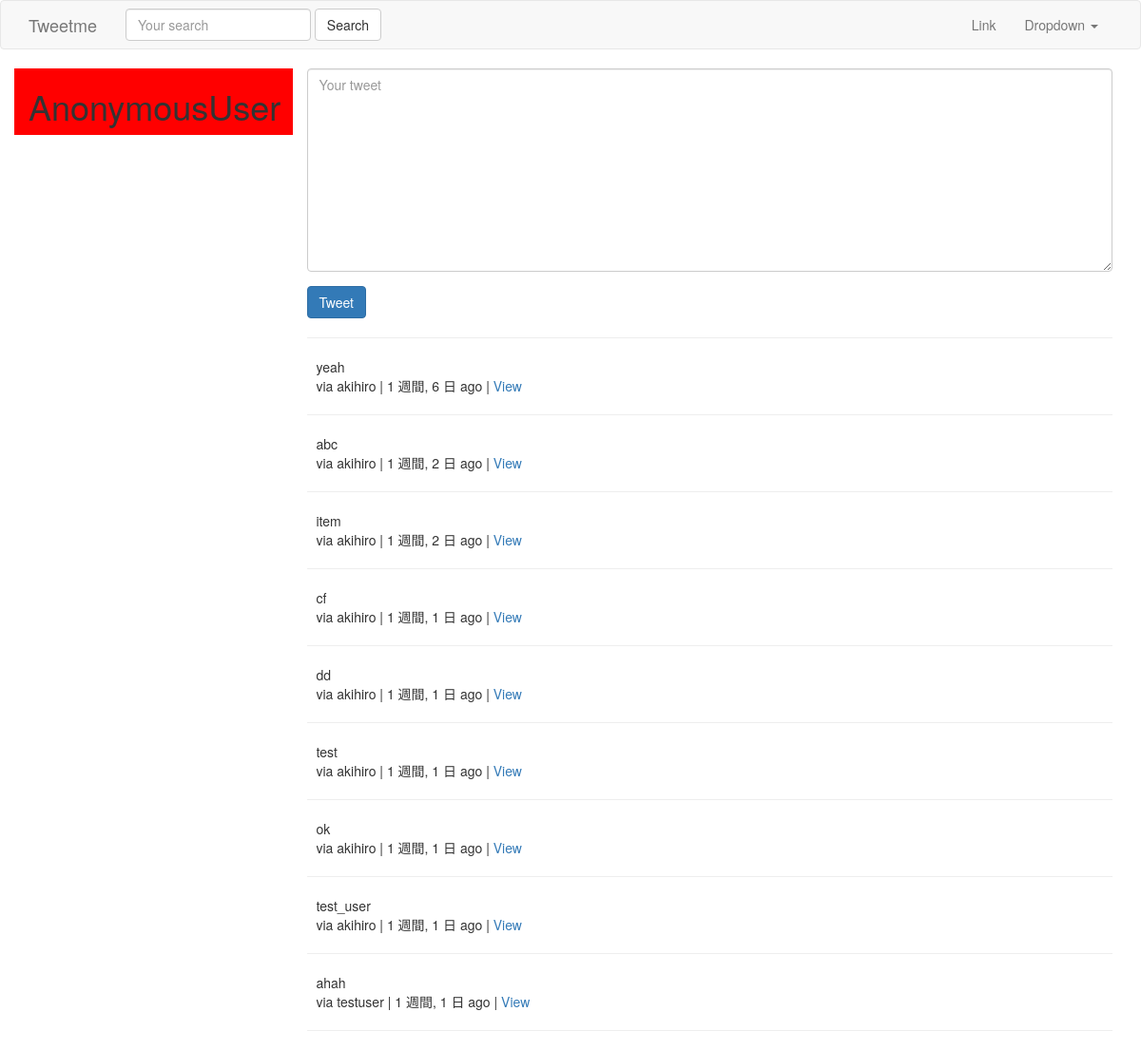
The app's page /, older data.
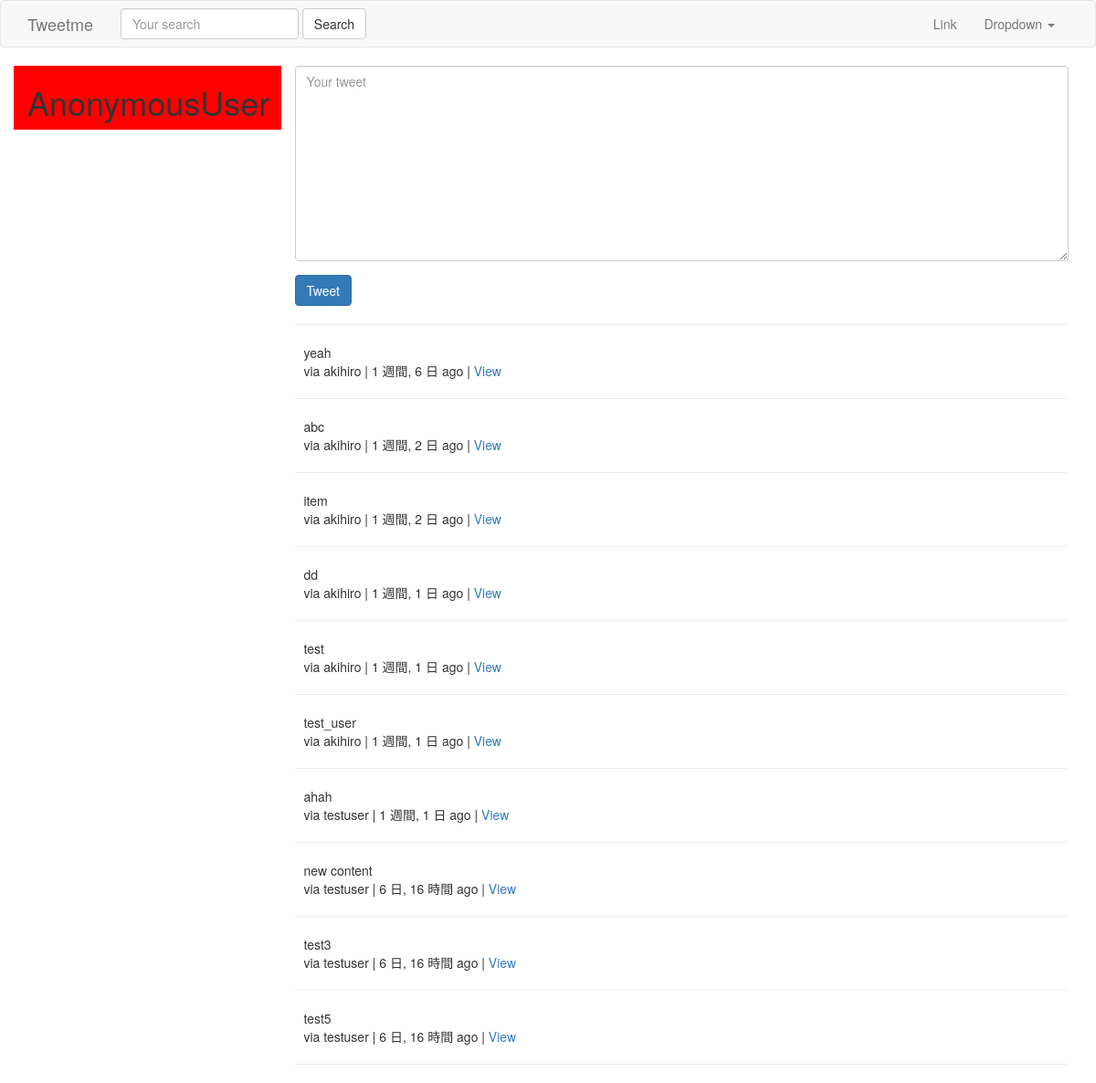
The same page, newer data.
### tweets/models.py (models this page shows, shortened)
class Tweet(models.Model):
    user = models.ForeignKey(settings.AUTH_USER_MODEL, on_delete=models.CASCADE)
    content = models.CharField(max_length=140, validators=[validate_content])
    updated = models.DateTimeField(auto_now=True)
    timestamp = models.DateTimeField(auto_now_add=True)
    def get_absolute_url(self):
        return reverse('tweet:detail', kwargs={'pk': self.pk})

### tweets/views.py (the view)
# urls.py: url(r'^$', TweetListView.as_view(), name='home'),
class TweetListView(ListView):
    def get_queryset(self, *args, **kwargs):
        qs = Tweet.objects.all()
        print(self.request.GET)
        query = self.request.GET.get('q', None)
        if query is not None:
            qs = qs.filter(
                Q(content__icontains=query) |
                Q(user__username__icontains=query)
                )
        return qs
    def get_context_data(self, *args, **kwargs):
        context = super(TweetListView, self).get_context_data(*args, **kwargs)
        context['create_form'] = TweetModelForm()
        context['create_url'] = reverse_lazy('tweet:create')
        return context

### tweets/forms.py
class TweetModelForm(forms.ModelForm):
    content = forms.CharField(label='', widget=forms.Textarea(attrs={'placeholder': 'Your tweet', 'class': 'form-control'}))
    class Meta:
        model = Tweet
        fields = [
            'content'
        ]

### tweets/templates/tweets/tweet_list.html (shortened to what this page needs)
{% extends 'base.html' %}
{% block content %}
    <div class="row">
        <div class="col-sm-3 col-xs-12" style="background-color: red;">
            <h1>{{ request.user }}</h1>
        </div>
        <div class="col-sm-9">
            {% if not request.GET.q %}
            <div class="">
                {% include "tweets/form.html" with form=create_form action_url=create_url btn_title="Tweet" %}
            <hr>
            </div>
            {% endif %}
            {% for object in object_list %}
                <div class="media">
                    <div class="media-left">
                    </div>
                    <div class="media-body">
                        {{ object.content }}<br/>
                        via {{ object.user }} | {{ object.timestamp | timesince }} ago | <a href="{{ object.get_absolute_url }}">View</a>
                    </div>
                </div>
                <hr />
            {% empty %}
                {% if request.GET.q %}
                    <p>No Tweet, found.</p>
                {% else %}
                    <p>No Tweet, yet.</p>
                {% endif %}
            {% endfor %}
        </div>
    </div>
{% endblock content %}

### templates/base.html (shortened to what this page needs)
{% load static %}
<!DOCTYPE html>
<html lang="en">
  <head>
    <link href="{% static 'css/bootstrap.min.css' %}" rel="stylesheet">
  </head>
  <body>
    {% include "navbar.html" %}
    <div class="container">
        {% block content %}
        {% endblock content %}
    </div>
  </body>
</html>

### templates/navbar.html (shortened to what this page needs)
<nav class="navbar navbar-default">
    <div class="container">
      <div class="navbar-header">
        <a class="navbar-brand" href="{% url 'home' %}">Tweetme</a>
      </div>
      {% include 'tweets/search_form.html' %}
      <div class="collapse navbar-collapse" id="bs-example-navbar-collapse-1">
        <ul class="nav navbar-nav navbar-right">
          <li><a href="#">Link</a></li>
          <li class="dropdown">
            <a href="#" class="dropdown-toggle" data-toggle="dropdown" role="button" aria-haspopup="true" aria-expanded="false">Dropdown <span class="caret"></span></a>
          </li>
        </ul>
      </div>
    </div>
  </nav>

### tweets/templates/tweets/search_form.html
<form class="navbar-form navbar-left" method="GET" action="{% url 'tweet:list' %}">
    <div class="form-group">
        <input class="form-control" type="text" name="q" placeholder="Your search" value="{{ request.GET.q }}" />
    </div>
    <input class="btn btn-default" type="submit" value="Search" />
</form>

### tweets/templates/tweets/form.html (shortened to what this page needs)
{% load crispy_forms_tags %}
<form class="form" method="POST" action="{% if action_url %}{{ action_url }}{% endif %}">
    {{ form|crispy }}
    <input class="btn btn-primary" type="submit" value="{{ btn_title }}" />
</form>

Row changes from the older to the newer data that the page shows:
removed Tweet: content "cf", user "akihiro", timestamp "1 週間, 1 日"
removed Tweet: content "ok", user "akihiro", timestamp "1 週間, 1 日"
added Tweet: content "new content", user "testuser", timestamp "6 日, 16 時間"
added Tweet: content "test3", user "testuser", timestamp "6 日, 16 時間"
added Tweet: content "test5", user "testuser", timestamp "6 日, 16 時間"
